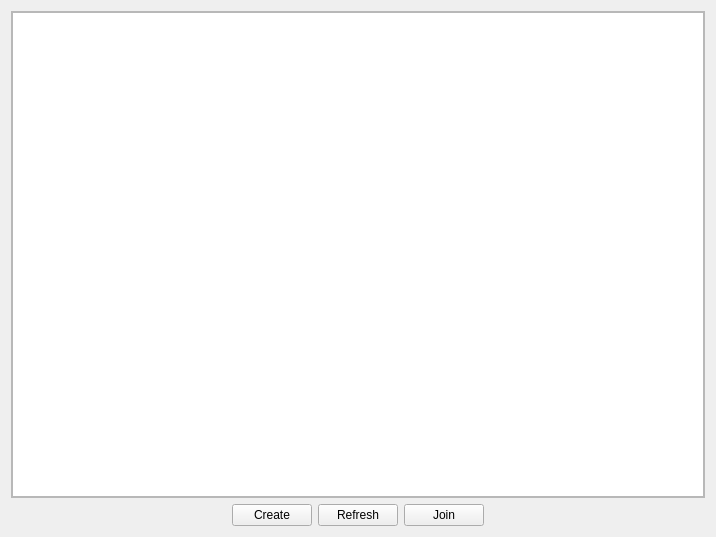
<?xml version="1.0" encoding="UTF-8"?>
<ui version="4.0">
 <class>GamesScreen</class>
 <widget class="QWidget" name="GamesScreen">
  <property name="geometry">
   <rect>
    <x>0</x>
    <y>0</y>
    <width>716</width>
    <height>537</height>
   </rect>
  </property>
  <property name="windowTitle">
   <string>Form</string>
  </property>
  <layout class="QGridLayout" name="gridLayout">
   <item row="1" column="1">
    <layout class="QHBoxLayout" name="horizontalLayout_2">
     <item>
      <spacer name="horizontalSpacer">
       <property name="orientation">
        <enum>Qt::Horizontal</enum>
       </property>
       <property name="sizeHint" stdset="0">
        <size>
         <width>40</width>
         <height>20</height>
        </size>
       </property>
      </spacer>
     </item>
     <item>
      <widget class="QPushButton" name="createGameButton">
       <property name="text">
        <string>Create</string>
       </property>
      </widget>
     </item>
     <item>
      <widget class="QPushButton" name="refreshButton">
       <property name="text">
        <string>Refresh</string>
       </property>
      </widget>
     </item>
     <item>
      <widget class="QPushButton" name="joinButton">
       <property name="text">
        <string>Join</string>
       </property>
      </widget>
     </item>
     <item>
      <spacer name="horizontalSpacer_2">
       <property name="orientation">
        <enum>Qt::Horizontal</enum>
       </property>
       <property name="sizeHint" stdset="0">
        <size>
         <width>40</width>
         <height>20</height>
        </size>
       </property>
      </spacer>
     </item>
    </layout>
   </item>
   <item row="0" column="1">
    <widget class="QFrame" name="tableFrame">
     <property name="frameShape">
      <enum>QFrame::StyledPanel</enum>
     </property>
     <property name="frameShadow">
      <enum>QFrame::Raised</enum>
     </property>
     <layout class="QGridLayout" name="gridLayout_3">
      <property name="leftMargin">
       <number>0</number>
      </property>
      <property name="topMargin">
       <number>0</number>
      </property>
      <property name="rightMargin">
       <number>0</number>
      </property>
      <property name="bottomMargin">
       <number>0</number>
      </property>
      <item row="0" column="0">
       <widget class="QTableWidget" name="dataTable"/>
      </item>
     </layout>
    </widget>
   </item>
  </layout>
 </widget>
 <resources/>
 <connections/>
</ui>
